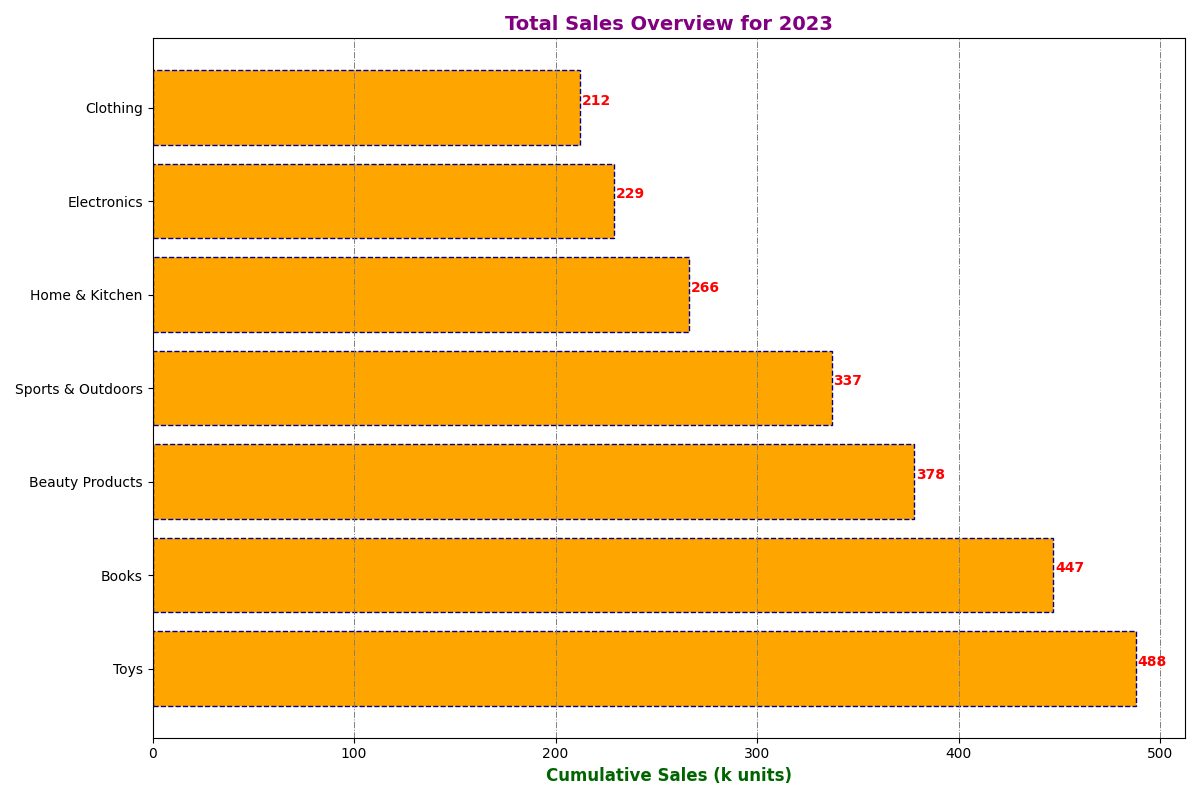

Generate this figure with Python:
import matplotlib.pyplot as plt
import numpy as np

categories = ['Electronics', 'Books', 'Clothing', 'Home & Kitchen', 'Sports & Outdoors', 'Toys', 'Beauty Products']
sales_data = {
    'Electronics': [25, 22, 27, 20, 30, 35, 40, 38, 45, 50, 55, 60],
    'Books': [15, 18, 24, 30, 22, 20, 25, 20, 15, 10, 12, 18],
    'Clothing': [20, 25, 30, 28, 35, 40, 38, 42, 50, 55, 60, 65],
    'Home & Kitchen': [18, 22, 27, 23, 25, 30, 35, 33, 37, 40, 43, 45],
    'Sports & Outdoors': [10, 15, 20, 18, 22, 25, 27, 30, 35, 40, 45, 50],
    'Toys': [5, 7, 10, 9, 14, 18, 22, 19, 21, 25, 30, 32],
    'Beauty Products': [8, 9, 15, 12, 16, 20, 25, 28, 29, 31, 35, 38]
}

total_sales = {category: sum(sales) for category, sales in sales_data.items()}
sorted_categories = sorted(total_sales, key=total_sales.get, reverse=True)
sorted_sales_data = {category: sales_data[category] for category in sorted_categories}

fig, ax = plt.subplots(figsize=(12, 8))

y_pos = np.arange(len(sorted_categories))
sales_totals = [total_sales[category] for category in sorted_categories]

ax.barh(y_pos, sales_totals, align='center', color='orange', edgecolor='darkblue', linestyle='--')

random_titles = [
    ('Total Sales Overview for 2023', 'Category Sales in 2023', 'Product Category Sales Overview'),
    ('Sales Sum (thousands)', 'Cumulative Sales (k units)', 'Aggregate Sales (1000s)'),
    sorted_categories[::-1]  # Simply reverse the list as a form of randomization
]

ax.set_yticks(y_pos)
ax.set_yticklabels(random_titles[2])  # Using randomized category labels

ax.set_xlabel(random_titles[1][1], fontsize=12, color='darkgreen', fontweight='bold')
ax.set_title(random_titles[0][0], fontsize=14, fontweight='bold', color='purple')

for i, v in enumerate(sales_totals):
    ax.text(v + 1, i, str(v), va='bottom', fontsize=10, color='red', fontweight='bold')

ax.xaxis.grid(True, linestyle='-.', linewidth=0.7, color='grey')

plt.tight_layout()
plt.show()
